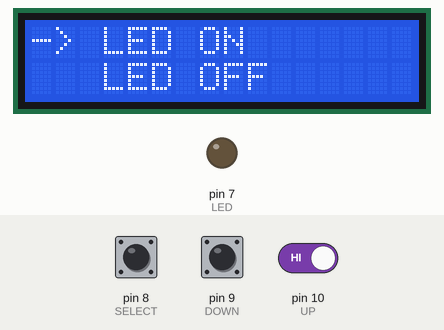
Recording of a sketch running on a simulated Arduino Uno, built with avr-gcc and run on an emulated ATmega328P. Shown: 16×2 character LCD, output pins drawn as LEDs (lit = HIGH). Dashed ring = blinking. Inputs (shaded band) come from the test bench; at power-on: pin 8 (SELECT) HIGH, pin 9 (DOWN) HIGH, pin 10 (UP) HIGH.

Above: at 1.2 s.
1.3 s: pin 8 (SELECT) pulled LOW for 0.15 s
At 2.3 s:
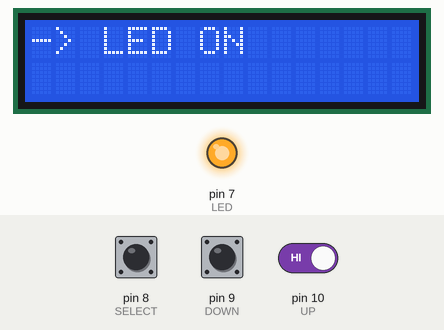
4.3 s: pin 9 (DOWN) pulled LOW for 0.15 s
At 5.6 s:
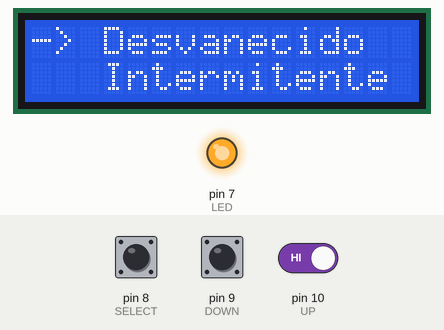
5.9 s: pin 8 (SELECT) pulled LOW for 1 s
At 7.7 s:
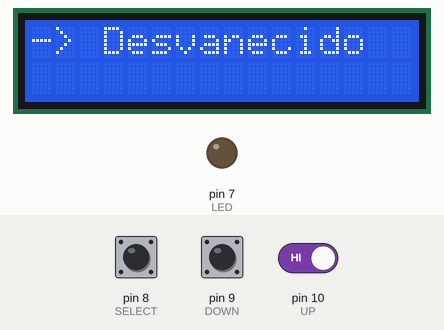
9.4 s: pin 9 (DOWN) pulled LOW for 1 s
At 10.6 s:
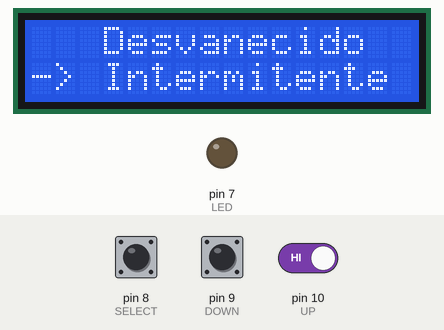
11.9 s: pin 8 (SELECT) pulled LOW for 0.15 s
At 12.5 s:
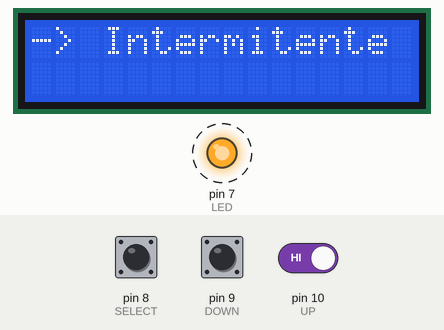
14.3 s: pin 10 (UP) driven LOW
At 18.07 s:
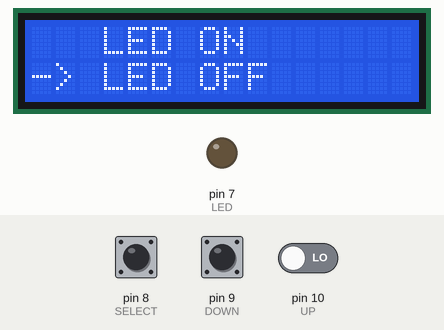
Timing chart, 0 to 18.3 s (numbered marks = the images above; inputs shaded):
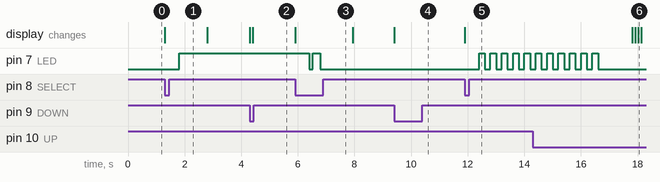

The sketch:

MenuLED.ino
```cpp
#include <LiquidCrystal.h>

const int rs = 12, en = 11, d4 = 5, d5 =4, d6 = 3, d7 = 2;
LiquidCrystal lcd(rs,en,d4,d5,d6,d7);

int UP = 10;
int DOWN = 9;
int SELECT = 8;
int LED = 7;
int Menu = 1;
int temp = 1;

void setup(){
  lcd.begin(16,2);
  pinMode(UP, INPUT_PULLUP);
  pinMode(DOWN, INPUT_PULLUP);
  pinMode(SELECT, INPUT_PULLUP);
  pinMode(LED, OUTPUT);
  updateMenu();
}

void loop(){
  if(!digitalRead(DOWN)){
    Menu++;
    updateMenu();
    delay(100);
  }

  if(!digitalRead(UP)){
    Menu--;
    updateMenu();
    delay(100);
  }

  if(!digitalRead(SELECT)){
    execute();
    updateMenu();
    delay(100);
  }
}

void updateMenu(){
  switch(Menu) {
    case 0:
    Menu = 1;
    break;
    case 1:
    lcd.clear();
    lcd.print("-> LED ON");
    lcd.setCursor(0,1);
    lcd.print("   LED OFF");
    break;
    case 2:
    lcd.clear();
    lcd.print("   LED ON");
    lcd.setCursor(0,1);
    lcd.print("-> LED OFF");
    break;
    case 3:
    lcd.clear();
    lcd.print("-> Desvanecido");
    lcd.setCursor(0,1);
    lcd.print("   Intermitente");
    break;
    case 4:
    lcd.clear();
    lcd.print("   Desvanecido");
    lcd.setCursor(0,1);
    lcd.print("-> Intermitente");
    break;
    case 5:
    Menu = 4;
    break;
    }
}

void execute(){
  switch(Menu) {
    case 1:
    accion1();
    break;
    case 2:
    accion2();
    break;
    case 3:
    accion3();
    break;
    case 4:
    accion4();
    break;
  }
}

void accion1(){
  lcd.clear();
  lcd.print("-> LED ON");
  delay(500);

  digitalWrite(LED, HIGH);
  delay(1000);
}

void accion2(){
  lcd.clear();
  lcd.print("-> LED OFF");
  delay(500);

  digitalWrite(LED, LOW);
  delay(1000);
}

void accion3(){
  lcd.clear();
  lcd.print("-> Desvanecido");
  delay(500);

  FuncionDesvanecidoLED();
  delay(1000);
}

void accion4(){
  lcd.clear();
  lcd.print("-> Intermitente");
  delay(500);

  FuncionIntermitenteLED();
  delay(1000);
}

void FuncionDesvanecidoLED(){
  unsigned long time1 = 0;
  unsigned long time2 = 0;
  int brillo;

  for(brillo = 0; brillo <= 255; brillo++){
    analogWrite(LED, brillo);
    time1 = millis();
    while(millis() < time1+temp){}
  }

  for(brillo = 255; brillo >= 0; brillo--){
    analogWrite(LED, brillo);
    time2 = millis();
    while(millis() < time2+temp){}
  }
}

void FuncionIntermitenteLED(){
  int i;
  for(i=0;i<=10;i++){
  digitalWrite(LED, HIGH);
  delay(200);
  digitalWrite(LED, LOW);
  delay(200);
  }
}
```

Measured:
- after the input at 1.3 s, pin 7 (LED): LOW → HIGH after 0.50 s; the display: changes at once (image 1)
- after the input at 4.3 s, the display: first changes at once (image 2 shows a later state)
- after the input at 5.9 s, pin 7 (LED): HIGH → LOW after 0.50 s, → HIGH 0.13 s later, → LOW 0.26 s later; the display: changes at once (image 3)
- after the input at 9.4 s, the display: changes at once (image 4)
- after the input at 11.9 s, pin 7 (LED): alternates HIGH for 0.20 s and LOW for 0.20 s, starting after 0.50 s; the display: changes at once (image 5)
- after the input at 14.3 s, the display: first differs from a run without the input after 3.6 s (image 6 shows a later state)
